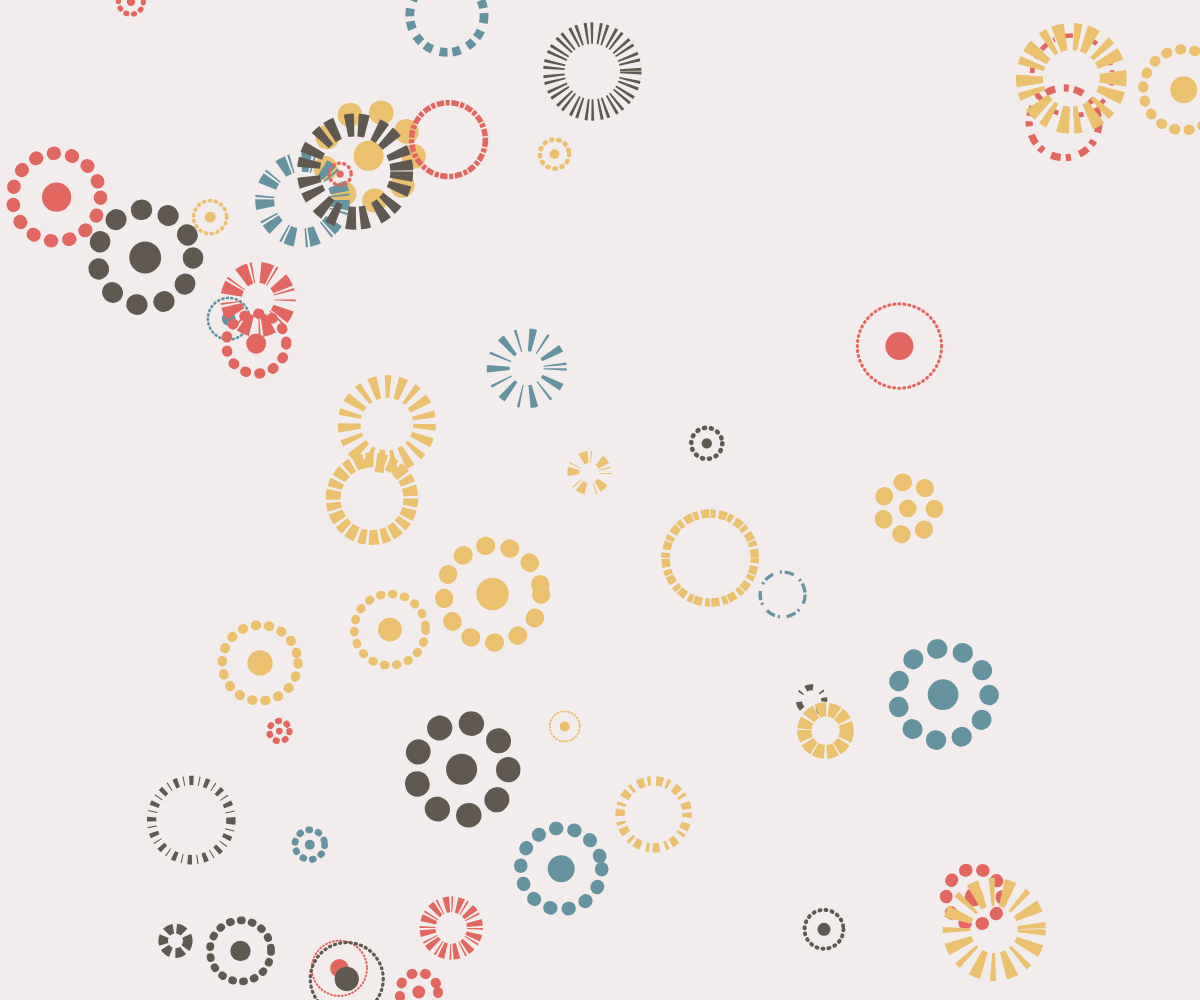
Frame 1 (no input)
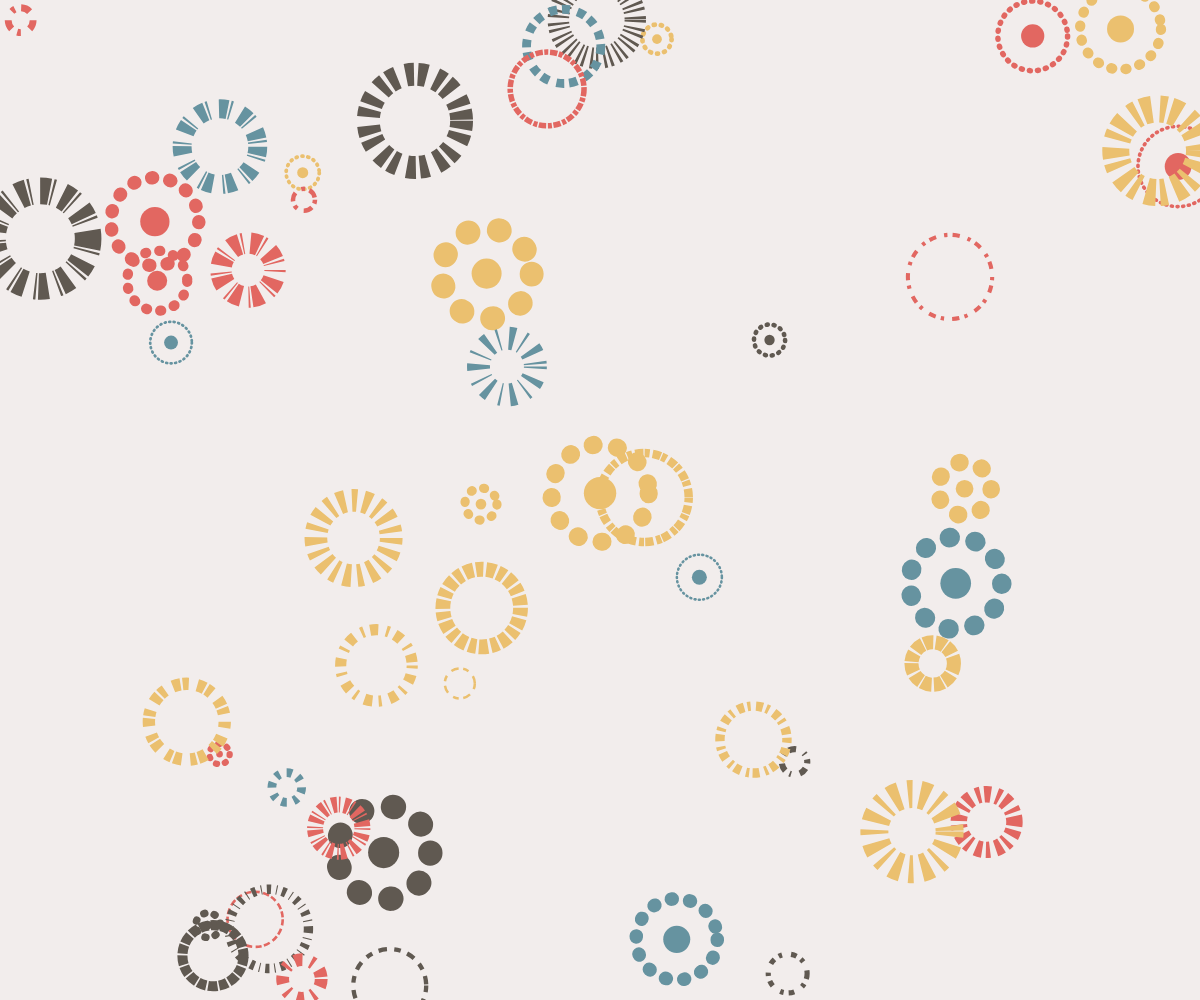
Frame 60 (no input)
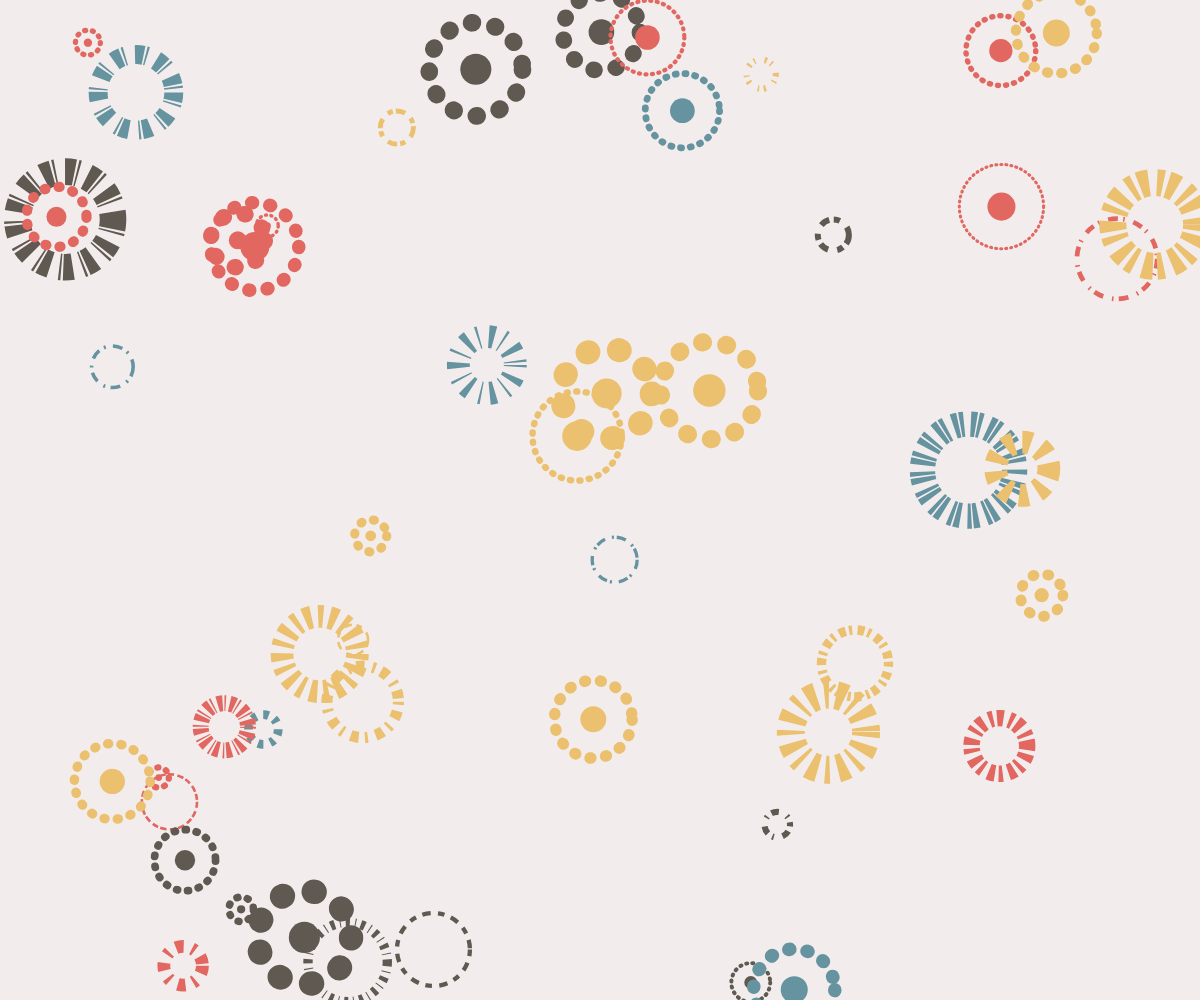
Frame 120 (the mouse pressed at the canvas centre since frame 60)

The p5.js sketch that drew these frames (run headless with seeded random() and noise() and a simulated clock; from frame 60 on, the mouse is pressed at the canvas centre):

// p5.js sketch
// ── sketch.js
var balls = []
var ball
var colors = "E26761-6693A0-EBC06F-605951".split("-").map(a=>"#"+a)
class ball_class{ //宣告一個ball_class物件
  constructor(args){  //描述物件的初始值，只有設定物件的資料內容
    this.p = args.p || {x:width/2,y:height/2} //球位置
    this.w = args.w || random(30,150)
    this.h = args.h || random(30,150)
    //this.r = args.r || random(50,150)  //球大小
    this.color = args.color || random(colors)
    this.v = args.v || {x:random(-5,5),y:random(-5,5)}
    this.a = args.a || {x:0,y:random(0.7,1.2)} //加速度
    this.rid = random(100)
    this.dc1 = args.dc1 || random(1,10)
    this.dc2 = args.dc2 || random(1,10)
    this.dc3 = args.dc3 || random(1,10)
    this.dc4 = args.dc4 || random(1,10)
    this.sw = args.sw || random(2,this.w/3.5)
  }
    
  draw(){
    push()
      translate(this.p.x,this.p.y)  //把原點設定到圓心
      stroke(this.color);
      //let dc1 = random(1,10);
      //let dc2 = random(1,10);
      //let dc3 = random(1,10);
      //let dc4 = random(1,10);
      
      let d = this.w/1.5;
      //let sw = random(2,this.w/3.5);
      
    noFill();
      
    if(random(100)<50){
    drawingContext.setLineDash([this.dc1,this.dc2,this.dc3,this.dc4]);
    strokeCap(SQUARE);   
    strokeWeight(this.sw);
    circle(0 , 0, d);      
    }else{

    strokeWeight(this.sw/1.3);      
    drawingContext.setLineDash([1,this.sw*random(1,1)]);
    strokeCap(ROUND);        
    circle(0 , 0, d); 
    noStroke();
    fill(this.color);
    circle(0 , 0, d/3); 
    }   
      pop() //把原點恢復到左上角
    
    
  }
  update(){
    
      this.p.x = this.p.x + this.v.x 
      this.p.y = this.p.y + this.v.y
    
    if(this.p.x<0){
      this.v.x = -this.v.x
    }
    if(this.p.x>width){
      this.v.x = -this.v.x
    }
    if(this.p.y<0){
      this.v.y = -this.v.y
    }
    if(this.p.y>height){
      this.v.y = -this.v.y
    }
  }
  isBAllInRange(){ //計算物件與滑鼠間的距離是否小於直徑
    //d:把目前這個物件的位置與滑鼠間的距離
    let e = dist(mouseX,mouseY,this.p.x,this.p.y)
    if(e<this.r){
      return true
    }
    else{
      return false
    }
  }
}


function setup() {
  createCanvas(windowWidth,windowHeight);
  for(i=0;i<50;i++){
    ball= new ball_class({  //傳一串參數值到class內
      v:{x:random(-2,2),y:random(-2,2)},
      p:{x:random(0,width),y:random(0,height)},
      a:{x:0,y:0}
    })
    balls.push(ball) //把產生的ball物件推(存)入到balls陣列內
  }
}

function draw() {
  background("#F2EDEC");
  noStroke()
  for(j=0;j<balls.length;j++){
    ball = balls[j]
    ball.draw()
    ball.update()
    
  }
}
